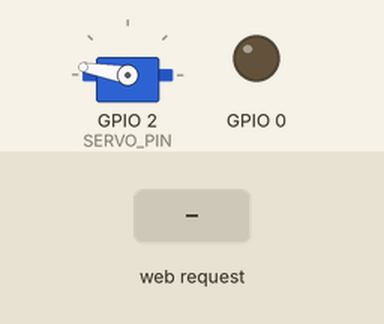
Bench run of a program on a simulated ESP8266 (NodeMCU). Shown: servo, output pins drawn as LEDs (lit = HIGH). Inputs (shaded band) come from the test bench. WiFi joins after 1.5 s; servers stay silent unless stated; what the program prints to the serial monitor is not drawn.

Above: at 1.2 s.
1.3 s: HTTP request GET / received
At 2.1 s:
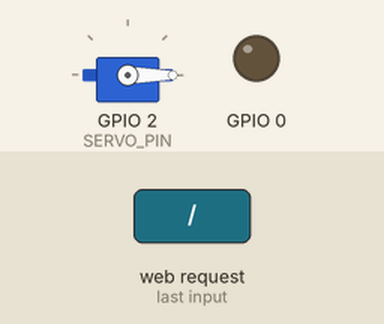
Timing chart, 0 to 4.3 s (numbered marks = the images above; inputs shaded):
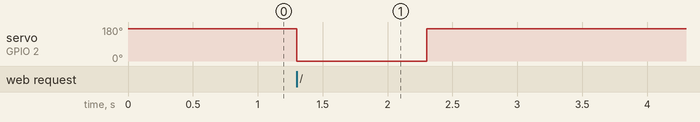

The program:

main.cpp
```cpp
#include <Arduino.h>
#include <Servo.h>
#include <ESP8266WiFi.h>
#include <WiFiClient.h>
#include <ESP8266WebServer.h>
#include <ESP8266mDNS.h>
#include "secrets.h"

const char* ssid = SECRET_SSID;
const char* password = SECRET_PASS;

ESP8266WebServer server(80);

int i=0;
Servo servo;
#define SERVO_PIN 2
const int led = 13;

void handleRoot() {
  //digitalWrite(led, 1);
  server.send(200, "text/plain", "hello from esp8266!");
  //digitalWrite(led, 0);
  servo.write(0);
  delay(1000);
  servo.write(170);
}

void handleNotFound(){
  digitalWrite(led, 1);
  String message = "File Not Found\n\n";
  message += "URI: ";
  message += server.uri();
  message += "\nMethod: ";
  message += (server.method() == HTTP_GET)?"GET":"POST";
  message += "\nArguments: ";
  message += server.args();
  message += "\n";
  for (uint8_t i=0; i<server.args(); i++){
    message += " " + server.argName(i) + ": " + server.arg(i) + "\n";
  }
  server.send(404, "text/plain", message);
  digitalWrite(led, 0);
}

void setup() {
  Serial.begin(9600);

  servo.attach(SERVO_PIN);
  servo.write(170);

  pinMode(0, OUTPUT);

  if (false)
  {
    WiFi.mode(WIFI_STA);
    WiFi.begin(ssid, password);
    Serial.println("");
  // Wait for connection
    while (WiFi.status() != WL_CONNECTED) {
      delay(500);
      Serial.print(".");
    }
    Serial.println("");
    Serial.print("Connected to ");
    Serial.println(ssid);
    Serial.print("IP address: ");
    Serial.println(WiFi.localIP());
  } else {
    // AP station

    // Connect to Wi-Fi network with SSID and password
    Serial.print("Setting AP (Access Point)…");
    // Remove the password parameter, if you want the AP (Access Point) to be open
    WiFi.softAP(ssid, password);

    IPAddress IP = WiFi.softAPIP();
    Serial.print("AP IP address: ");
    Serial.println(IP);
  }

  if (MDNS.begin("esp8266")) {
    Serial.println("MDNS responder started");
  }

  server.on("/", handleRoot);

  server.on("/inline", [](){
    server.send(200, "text/plain", "this works as well");
  });

  server.onNotFound(handleNotFound);

  server.begin();
  Serial.println("HTTP server started");
}

void loop() {

  // put your main code here, to run repeatedly:
  /*
  Serial.println(i);
  delay(50);
  digitalWrite(0, LOW);
  delay(50);
  digitalWrite(0, HIGH);
  i++;
  if (i>180)
    i = 0;
  servo.write(i);
  */
  server.handleClient();
}
```

secrets-sample.h
```cpp
#define SECRET_SSID "Your_SSID"
#define SECRET_PASS "Your_Password"
```

Measured:
- after the input at 1.3 s, servo on GPIO 2 (SERVO_PIN): 170° → 0° at once, → 170° 1.0 s later
